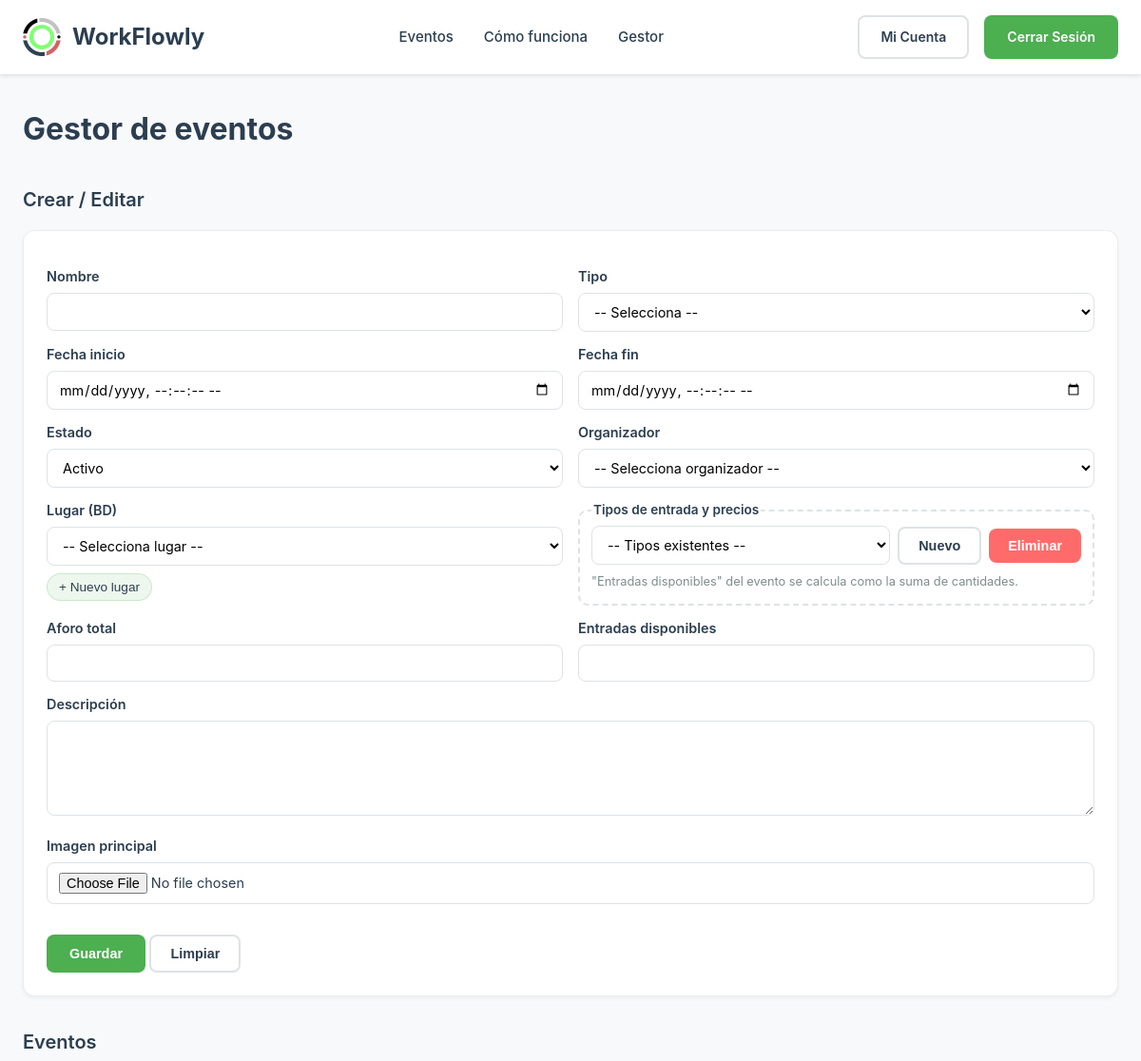
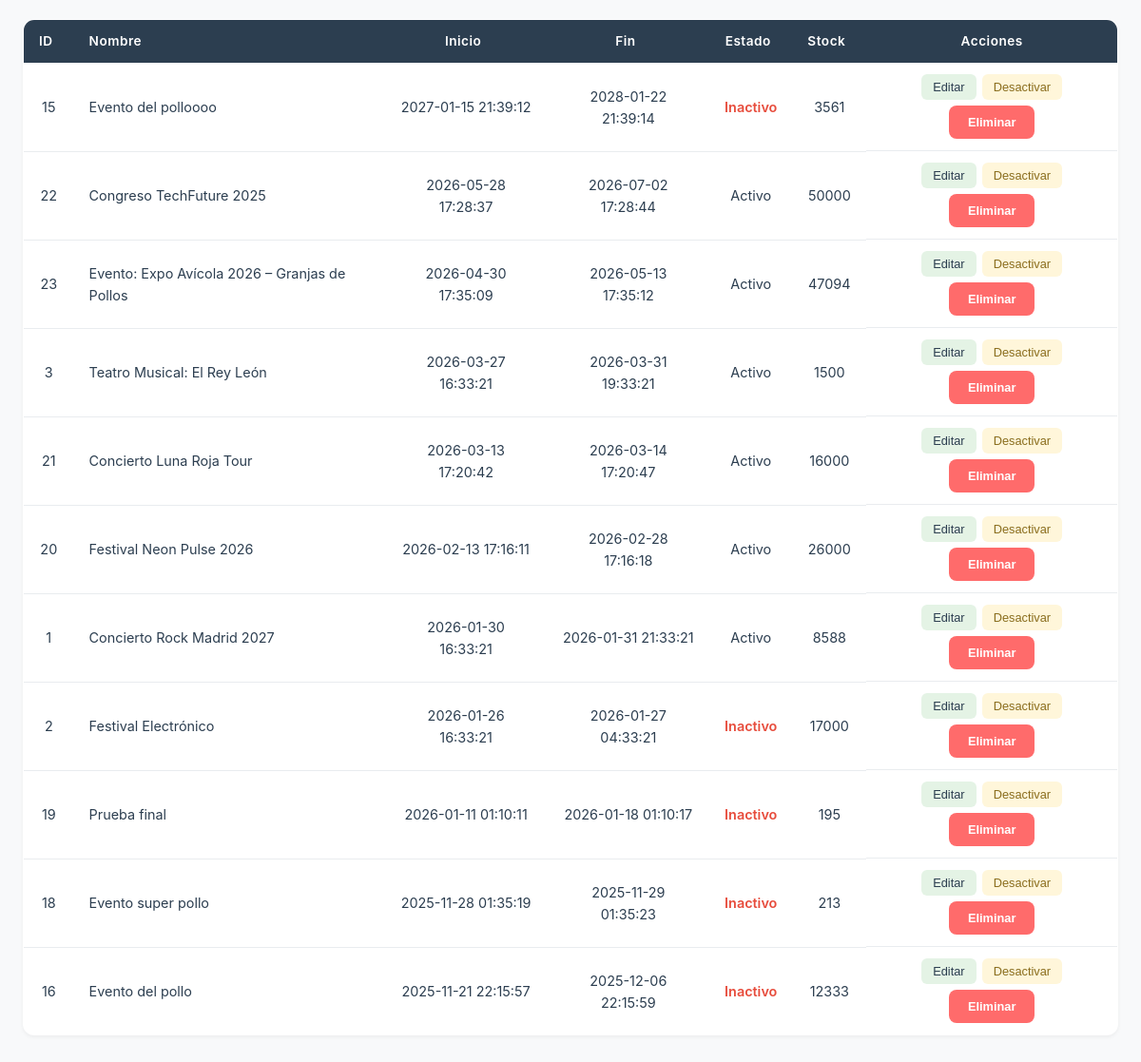
/views/admin/events.php (signed in), run on the app's committed database (2 pictures, top to bottom).
### tables this page shows
CREATE TABLE `evento` (
  `idEvento` int NOT NULL AUTO_INCREMENT,
  `idUsuario` int NOT NULL,
  `nombre` varchar(200) NOT NULL,
  `descripcion` text,
  `tipo` varchar(50) NOT NULL,
  `fechaInicio` datetime NOT NULL,
  `fechaFin` datetime NOT NULL,
  `ubicacion` varchar(255) NOT NULL,
  `aforoTotal` int NOT NULL,
  `entradasDisponibles` int NOT NULL,
  `imagenPrincipal` varchar(255) NOT NULL DEFAULT 'imagen/default.jpg',
  `idEstadoEvento` int DEFAULT NULL,
  `idLugar` int DEFAULT NULL,
  `idOrganizador` int DEFAULT NULL,
  PRIMARY KEY (`idEvento`),
  KEY `idUsuario` (`idUsuario`),
  KEY `idEstadoEvento` (`idEstadoEvento`),
  KEY `idx_evento_fecha` (`fechaInicio`,`fechaFin`),
  KEY `fk_evento_lugar` (`idLugar`),
  KEY `fk_evento_organizador` (`idOrganizador`),
  CONSTRAINT `evento_ibfk_1` FOREIGN KEY (`idUsuario`) REFERENCES `usuario` (`idUsuario`) ON DELETE CASCADE,
  CONSTRAINT `evento_ibfk_2` FOREIGN KEY (`idEstadoEvento`) REFERENCES `estado` (`idEstado`) ON DELETE SET NULL,
  CONSTRAINT `fk_evento_lugar` FOREIGN KEY (`idLugar`) REFERENCES `lugar` (`idLugar`) ON DELETE SET NULL,
  CONSTRAINT `fk_evento_organizador` FOREIGN KEY (`idOrganizador`) REFERENCES `organizador` (`idOrganizador`) ON DELETE SET NULL,
  CONSTRAINT `evento_chk_1` CHECK ((`fechaFin` > `fechaInicio`)),
  CONSTRAINT `evento_chk_2` CHECK ((`entradasDisponibles` <= `aforoTotal`))
);

CREATE TABLE `estado` (
  `idEstado` int NOT NULL AUTO_INCREMENT,
  `nombre` varchar(50) NOT NULL,
  `descripcion` varchar(255) DEFAULT NULL,
  `tipoEntidad` varchar(50) NOT NULL,
  PRIMARY KEY (`idEstado`)
);

### models/Evento.php (called while the page is built, shortened)
<?php
class Evento {
    private $conn;
    private $table_name = "Evento";
    public function __construct($db) {
        $this->conn = $db;
    }
    public function listarTodos($limit = 50, $offset = 0) {
        $query = "SELECT
                    e.*,
                    est.nombre AS estado_nombre,
                    l.idLugar,
                    l.nombre AS lugar_nombre,
                    o.idOrganizador,
                    uo.nombre AS organizador_nombre
                  FROM " . $this->table_name . " e
                  LEFT JOIN Estado est ON est.idEstado = e.idEstadoEvento
                  LEFT JOIN Lugar l ON l.idLugar = e.idLugar
                  LEFT JOIN Organizador o ON o.idOrganizador = e.idOrganizador
                  LEFT JOIN Usuario uo ON uo.idUsuario = o.idUsuario
                  ORDER BY e.fechaInicio DESC
                  LIMIT :limit OFFSET :offset";
        $stmt = $this->conn->prepare($query);
        $stmt->bindParam(':limit', $limit, PDO::PARAM_INT);
        $stmt->bindParam(':offset', $offset, PDO::PARAM_INT);
        $stmt->execute();
        return $stmt->fetchAll(PDO::FETCH_ASSOC);
    }
}
?>

### views/admin/events.php (the view, shortened to what this page needs)
<?php
require_once __DIR__ . '/../../models/Evento.php';
$database = new Database();
$db = $database->getConnection();
$eventoModel = new Evento($db);
$eventos = $eventoModel->listarTodos(100, 0);
$stmt = $db->query("SELECT idEstado, nombre FROM Estado WHERE tipoEntidad = 'General' ORDER BY nombre ASC");
$estados = $stmt->fetchAll(PDO::FETCH_ASSOC);
?>
<!DOCTYPE html>
<html lang="es">
<head>
    <link rel="stylesheet" href="<?php echo BASE_URL; ?>/assets/css/admin.css">
</head>
<body>
    <?php include __DIR__ . '/../../includes/header.php'; ?>
    <div class="admin-wrap">
        <h1>Gestor de eventos</h1>
        <h2>Crear / Editar</h2>
        <form id="form-evento" enctype="multipart/form-data">
            <div class="grid-2">
                <div>
                    <label>Nombre</label>
                    <input name="nombre" id="nombre" required>
                </div>
                <div>
                    <label>Tipo</label>
                    <select name="tipo" id="tipo" required>
                        <option value="">-- Selecciona --</option>
                    </select>
                </div>
            </div>
            <div class="grid-2">
                <div>
                    <label>Fecha inicio</label>
                    <input type="datetime-local" name="fechaInicio" id="fechaInicio" required step="1">
                </div>
                <div>
                    <label>Fecha fin</label>
                    <input type="datetime-local" name="fechaFin" id="fechaFin" required step="1">
                </div>
            </div>
            <div class="grid-2">
                <div>
                    <label>Estado</label>
                    <select name="idEstadoEvento" id="idEstadoEvento">
                        <?php foreach($estados as $e): ?>
                            <option value="<?= (int)$e['idEstado'] ?>"><?= htmlspecialchars($e['nombre']) ?></option>
                        <?php endforeach; ?>
                    </select>
                </div>
                <div>
                    <label>Organizador</label>
                    <select name="idOrganizador" id="idOrganizador">
                        <option value="">-- Selecciona organizador --</option>
                    </select>
                </div>
            </div>
            <div class="grid-2">
                <div>
                    <label>Lugar (BD)</label>
                    <select name="idLugar" id="idLugar">
                        <option value="">-- Selecciona lugar --</option>
                    </select>
                    <button type="button" id="btnNuevoLugar">+ Nuevo lugar</button>
                </div>
                <div class="event-form-right">
                    <fieldset class="ticket-box">
                        <legend>Tipos de entrada y precios</legend>
                        <div class="ticket-tools">
                            <select id="ticketSelect">
                                <option value="">-- Tipos existentes --</option>
                            </select>
                            <button type="button" id="ticketNew" class="secondary">Nuevo</button>
                            <button type="button" id="ticketDelete" class="secondary" disabled>Eliminar</button>
                        </div>
                        <small class="muted">"Entradas disponibles" del evento se calcula como la suma de cantidades.</small>
                    </fieldset>
                </div>
            </div>
            <div class="grid-2">
                <div>
                    <label>Aforo total</label>
                    <input type="number" name="aforoTotal" id="aforoTotal" min="1" required>
                </div>
                <div>
                    <label>Entradas disponibles</label>
                    <input type="number" name="entradasDisponibles" id="entradasDisponibles" min="0" required>
                </div>
            </div>
            <div class="fila">
                <label>Descripción</label>
                <textarea name="descripcion" id="descripcion" rows="4"></textarea>
            </div>
            <div class="fila">
                <label>Imagen principal</label>
                <input type="file" name="imagen" id="imagen" accept="image/*">
            </div>
            <button class="primary" type="submit">Guardar</button>
            <button type="button" id="btn-reset">Limpiar</button>
        </form>
        <h2>Eventos</h2>
        <table>
            <thead>
                <tr>
                    <th>ID</th>
                    <th>Nombre</th>
                    <th>Inicio</th>
                    <th>Fin</th>
                    <th>Estado</th>
                    <th>Stock</th>
                    <th>Acciones</th>
                </tr>
            </thead>
            <tbody id="tbody">
                <?php foreach($eventos as $ev): ?>
                    <tr data-json='<?= json_encode($ev, JSON_HEX_APOS | JSON_HEX_AMP | JSON_HEX_QUOT) ?>'>
                        <td><?= (int)$ev['idEvento'] ?></td>
                        <td><?= htmlspecialchars($ev['nombre']) ?></td>
                        <td><?= htmlspecialchars($ev['fechaInicio']) ?></td>
                        <td><?= htmlspecialchars($ev['fechaFin']) ?></td>
                        <td>
                            <?php
                                $estado = $ev['estado_nombre'] ?? '';
                                if (strcasecmp($estado, 'Inactivo') === 0) {
                                    echo '<span style="color:#e74c3c;font-weight:600">Inactivo</span>';
                                } else {
                                    echo htmlspecialchars($estado);
                                }
                            ?>
                        </td>
                        <td><?= (int)$ev['entradasDisponibles'] ?></td>
                        <td class="actions">
                            <button class="primary btn-edit">Editar</button>
                            <button class="btn-inactive">Desactivar</button>
                            <button class="danger btn-del">Eliminar</button>
                        </td>
                    </tr>
                <?php endforeach; ?>
            </tbody>
        </table>
    </div>
</body>
</html>

### assets/css/header.css (style rules this page uses)
:root { --primary-color: #4CAF50; --primary-dark: #388E3C; --text-dark: #2C3E50; --text-light: #7F8C8D; --white: #FFFFFF; --gray-300: #DEE2E6; --font-primary: 'Inter', -apple-system, BlinkMacSystemFont, 'Segoe UI', Roboto, sans-serif; --border-radius-small: 8px; --shadow-small: 0 2px 4px rgba(0,0,0,0.1); --shadow-medium: 0 4px 12px rgba(0,0,0,0.15); --spacing-xs: 8px; --spacing-sm: 16px; --spacing-md: 24px; --spacing-lg: 32px; }

### data on the page
evento: idEvento "15", nombre "Evento del polloooo", fechaInicio "2027-01-15 21:39:12", fechaFin "2028-01-22 21:39:14", shows "Inactivo", entradasDisponibles "3561"
evento: idEvento "22", nombre "Congreso TechFuture 2025", fechaInicio "2026-05-28 17:28:37", fechaFin "2026-07-02 17:28:44", idEstadoEvento.nombre "Activo", entradasDisponibles "50000"
evento: idEvento "23", nombre "Evento: Expo Avícola 2026 – Granjas de Pollos", fechaInicio "2026-04-30 17:35:09", fechaFin "2026-05-13 17:35:12", idEstadoEvento.nombre "Activo", entradasDisponibles "47094"
evento: idEvento "3", nombre "Teatro Musical: El Rey León", fechaInicio "2026-03-27 16:33:21", fechaFin "2026-03-31 19:33:21", idEstadoEvento.nombre "Activo", entradasDisponibles "1500"
evento: idEvento "21", nombre "Concierto Luna Roja Tour", fechaInicio "2026-03-13 17:20:42", fechaFin "2026-03-14 17:20:47", idEstadoEvento.nombre "Activo", entradasDisponibles "16000"
evento: idEvento "20", nombre "Festival Neon Pulse 2026", fechaInicio "2026-02-13 17:16:11", fechaFin "2026-02-28 17:16:18", idEstadoEvento.nombre "Activo", entradasDisponibles "26000"
evento: idEvento "1", nombre "Concierto Rock Madrid 2027", fechaInicio "2026-01-30 16:33:21", fechaFin "2026-01-31 21:33:21", idEstadoEvento.nombre "Activo", entradasDisponibles "8588"
evento: idEvento "2", nombre "Festival Electrónico", fechaInicio "2026-01-26 16:33:21", fechaFin "2026-01-27 04:33:21", shows "Inactivo", entradasDisponibles "17000"
evento: idEvento "19", nombre "Prueba final", fechaInicio "2026-01-11 01:10:11", fechaFin "2026-01-18 01:10:17", shows "Inactivo", entradasDisponibles "195"
evento: idEvento "18", nombre "Evento super pollo", fechaInicio "2025-11-28 01:35:19", fechaFin "2025-11-29 01:35:23", shows "Inactivo", entradasDisponibles "213"
evento: idEvento "16", nombre "Evento del pollo", fechaInicio "2025-11-21 22:15:57", fechaFin "2025-12-06 22:15:59", shows "Inactivo", entradasDisponibles "12333"

### other printed values
form field idEstadoEvento "Activo"
